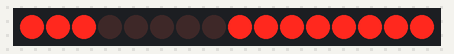
Recording of a program running on a simulated Raspberry Pi (BCM pin numbers). Parts: 16 shift-register outputs drawn as a row of LEDs (first output left, lit = HIGH). The clock reads 2024-03-15 10:24:30 at power-on unless the program sets it.

Above: at 0.1 s.
At 0.73 s:
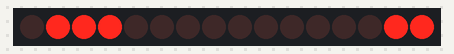
At 10.05 s:
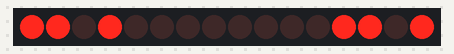
At 19.68 s:
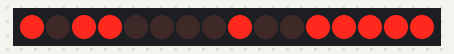
At 29.3 s:
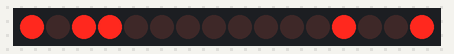
At 39.52 s:
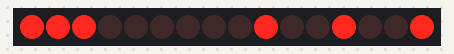
Timing chart, 0 to 40.0 s (numbered marks = the images above):
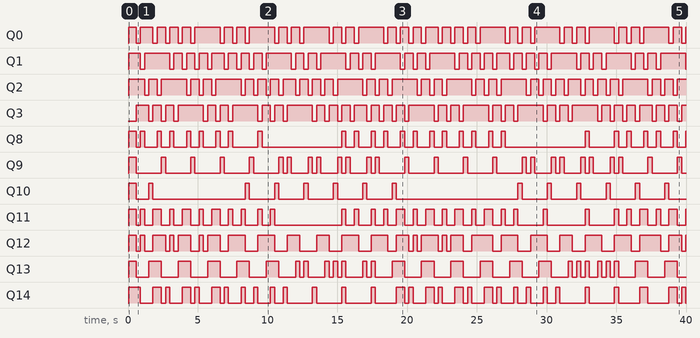

The program:

ex01.py
```python
import time
from gpiozero import OutputDevice

# 常數
INTERVAL = 0.01
INTERVAL_FALSH = 0.0001
# GPIO 腳位
# DS (Serial Data)
DATA_PIN = OutputDevice(17)
# ST_CP (Storage Register Clock)
LATCH_PIN = OutputDevice(27)
# SH_CP (Shift Register Clock)
CLOCK_PIN = OutputDevice(22)

# 共陰極 7 段顯示器數欄位碼
SEG_MAP = {
    '0': 0b11000000,
    '1': 0b11111001,
    '2': 0b10100100,
    '3': 0b10110000,
    '4': 0b10011001,
    '5': 0b10010010,
    '6': 0b10000010,
    '7': 0b11111000,
    '8': 0b10000000,
    '9': 0b10010000,
    '-': 0b10111111,
    ' ': 0b11111111  # 空白
}

# 數碼管選擇信號 (低電位啟動)
# 從左到右：數碼管1、2、3、4
DIGIT_MAP = [0b1110, 0b1101, 0b1011, 0b0111]

# 傳送 16-bit (8-bit 段碼 + 8-bit 數碼管選擇)
def shift_out(data1, data2):
    # 關閉鎖存，準備傳輸
    LATCH_PIN.off()

    # 傳送 8-bit 段碼
    for i in range(8):
        bit = (data1 >> (7 - i)) & 1
        DATA_PIN.value = bit
        CLOCK_PIN.on()
        time.sleep(0.001)
        CLOCK_PIN.off()

    # 傳送 8-bit 數碼管選擇
    for i in range(8):
        bit = (data2 >> (7 - i)) & 1
        DATA_PIN.value = bit
        CLOCK_PIN.on()
        time.sleep(0.001)
        CLOCK_PIN.off()

    # 鎖存數據
    LATCH_PIN.on()
    # 確保鎖存穩定
    time.sleep(0.001)

# 清除所有數碼管
def clear_display():
    # 依序清除四個數碼管
    for i in range(4):
        # 顯示空白
        shift_out(SEG_MAP[' '], DIGIT_MAP[i])
    time.sleep(0.5)

# 輪播顯示 0-9，在所有數碼管
def test_digit_scroll():
    # 先清除數碼管，避免殘留數據
    clear_display()
    while True:
        # 數字 0-9
        for num in range(10):
            start_time = time.time()
            # 維持 1 秒的穩定顯示
            while time.time() - start_time < INTERVAL:
                # 快速輪詢 4 個數碼管
                for i in range(4):
                    # 顯示相同數字在所有數碼管
                    shift_out(SEG_MAP[str(num)], DIGIT_MAP[i])
                    # 短暫間隔 (降低閃爍)
                    time.sleep(INTERVAL_FALSH)


if __name__ == '__main__':

    try:
        test_digit_scroll()
    except KeyboardInterrupt:
        clear_display()
        DATA_PIN.off()
        LATCH_PIN.off()
        CLOCK_PIN.off()
```

Measured:
- by itself, Q0: HIGH → LOW at 0.59 s, → HIGH 0.30 s later, → LOW 0.90 s later, → HIGH 0.30 s later, … (66 changes in this stretch)
- by itself, Q1: HIGH → LOW at 0.89 s, → HIGH 0.30 s later, → LOW 1.8 s later, → HIGH 0.30 s later, … (65 changes in this stretch)
- by itself, Q2: HIGH → LOW at 1.2 s, → HIGH 0.30 s later, → LOW 0.60 s later, → HIGH 0.30 s later, … (66 changes in this stretch)
- by itself, Q3: LOW → HIGH at 0.59 s, → LOW 0.90 s later, → HIGH 0.30 s later, → LOW 0.60 s later, … (67 changes in this stretch)
- by itself, Q8: HIGH → LOW at 0.59 s, → HIGH 0.30 s later, → LOW 0.30 s later, → HIGH 0.90 s later, … (54 changes in this stretch)
- by itself, Q9: moves between LOW and HIGH, repeating every 17.4 s
- by itself, Q10: HIGH → LOW at 0.59 s, → HIGH 0.90 s later, → LOW 0.30 s later, → HIGH 6.6 s later, … (27 changes in this stretch)
- by itself, Q11: HIGH → LOW at 0.59 s, → HIGH 0.30 s later, → LOW 0.30 s later, → HIGH 0.60 s later, … (62 changes in this stretch)
